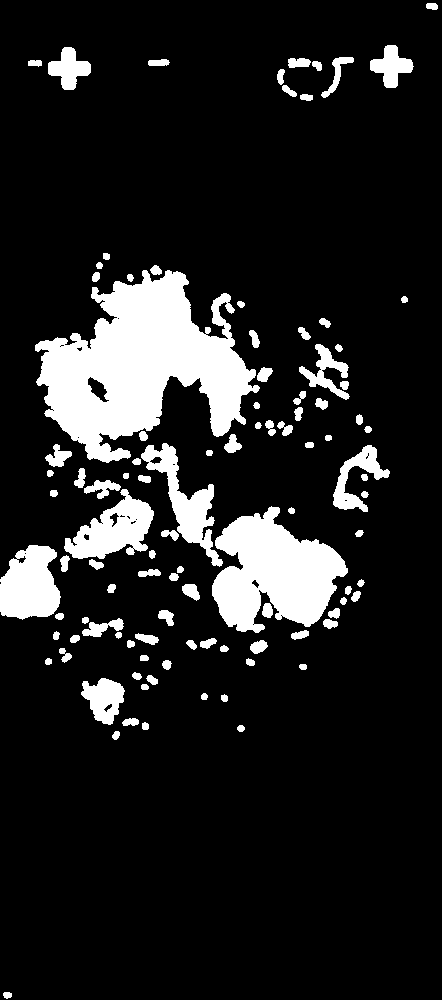
#> input picture DeepFeat/example/LEVEL05_Tumor_001.png, 442 x 1000 px, shrunk from 3056 x 6912 before the run
$ python stage01_makeFourChannel.py ../../DeepFeat/example ../../DeepFeat/example out   (Python 2 division)   (older library calls are emulated)
#> lines starting #> are read from the running program, lines starting #| are printed output that depends on the picture; after the words box and inside, x2 and y2 are one past the last pixel; in counts of white or black regions, pixels touching at a corner belong together
#> in do_work, im is the input picture: shape (1000, 442, 3); 12.9% white; 104 white regions, largest, box (x1, y1, x2, y2) and area: (35, 270, 260, 463) 22840, (212, 506, 348, 633) 10502, (0, 545, 61, 620) 3450
# Performs augmentation on each image in a given directory and saves all augmented images to another directory.
# After this, generates lists of images in the required directory (absolute paths) and ensures that no images are
# in both the train and validation sets.
import numpy as np
import argparse
import math
from random import randint
import os, sys
from scipy.misc import imsave
parser=argparse.ArgumentParser()
parser.add_argument('patch_directory')
parser.add_argument('mask_directory') #for fourth channel
parser.add_argument('output_directory')
parser.add_argument('-r', '--rotate', type=int, help='How many times to randomly rotate any given image', default=4)
parser.add_argument('-a', '--add', type=int, help='Whether to add random values in the range [-15, 15] to each color channel', default=1)
parser.add_argument('-p', '--power', type=int, help='Whether to raise each pixel in any given image to a power in the range [0.95, 1.05]', default=1)

args = parser.parse_args()
n_result = 1 + args.rotate #1 for the original image, args.rotate for the number of rotated copies. Each image will have -a and -p applied to it

# intensity transformation FOR EACH geometrically transformed image
def _internal_augment(image):
    #image.shape => (r, c, 3)

    # same power for the entire image
    P = 1

    if args.power == 1:
        P = ((1.05 - 0.95) * np.random.ranf()) + 0.95

    for channel in range(0, image.shape[2]):

        A = 0

        # add the same number per channel
        if args.add:
            A = np.random.ranf() * 15
            if np.random.ranf() > 0.5:
                A = -A
        for x in range(0, image.shape[0]):
            for y in range(0, image.shape[1]):
                image[x,y,channel] = math.pow(image[x,y,channel], P) + A
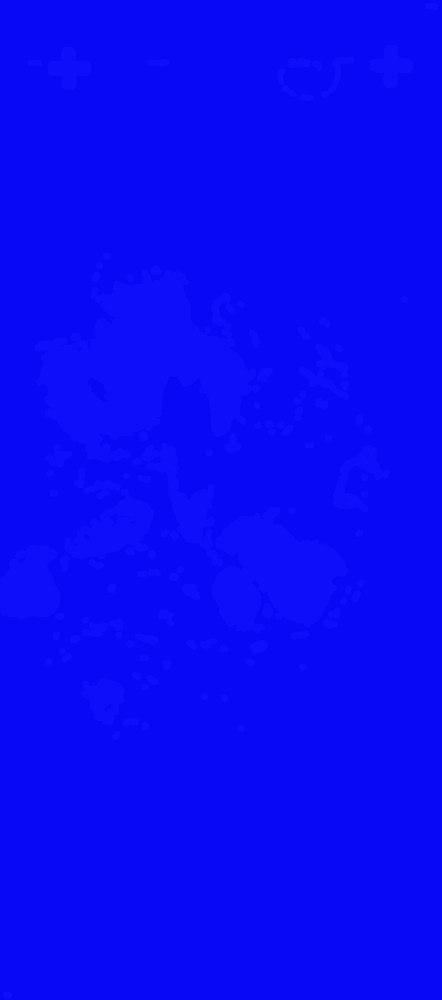
#> image: shape (1000, 442, 3); mean B, G, R 246.6, 8.8, 9.8

    return image

def __augment_help(image, mask):
    # first internal augment
    internal_aug = _internal_augment(image)

    # then add rgba channel
    b, g, r = cv2.split(im)
    im_bgra = cv2.merge((b,g,r,mask))


def augment(image, mask):
    # image is in RGB format (np array)
    augmented = []
    augmented.append(image)
    augmented.append(_internal_augment(image))
    '''
    # screw it, just augment the image and forget rotating
    for i in xrange(args.rotate):
        image_a = image
        #image_a = np.rot90(image, randint(1,3))
        image_a = _internal_augment(image_a)
        augmented.append(image_a)
    '''

    augmented2 = []

#    print "Adding fourth channel"
    for im in augmented:
        #print "\t > Splitting image"
        b, g, r = cv2.split(im)
        #print "\t > Merging image"
        im_bgra = cv2.merge((b,g,r,mask))
        augmented2.append(im_bgra)
#> this loop made 1 pass
#> after the loop, augmented2 = []

#    print "Done!"

    return augmented2

import glob
import cv2
from os.path import join
input_images = glob.glob(args.patch_directory + "/*.png") #these are the input images

if not os.path.exists(args.output_directory):
    print "Creating ", args.output_directory
    os.makedirs(args.output_directory)

def do_work(name):
#for name in input_images:
    if len(glob.glob(args.output_directory + '/' + name.split('/')[-1].split('.')[0] + '*.png')) > 0:
        print "Seen image ", name
        return

    try:
        # patch should look like TUPAC-TR-333_level0_x0000018612_y0000052284.png
        print "Image ", name
        im = cv2.imread(name) # this is the actual patch image, we need the heatmap
        #print "Mask => ", join(args.mask_directory, name.split('/')[-1]) + ".png"
        mask =  cv2.imread(join(args.mask_directory, name.split('/')[-1]) + ".png", cv2.CV_LOAD_IMAGE_GRAYSCALE) # extra .png in mitko pixel heatmaps
        augmented = augment(im, mask)

        for idx, i in enumerate(augmented):
            n = args.output_directory + '/' + name.split('/')[-1].split('.')[0] + "-" + str(idx) + ".png"
            imsave(n, i)

    except:
        return

from multiprocessing import Pool

p = Pool(20)
p.map(do_work, input_images)
